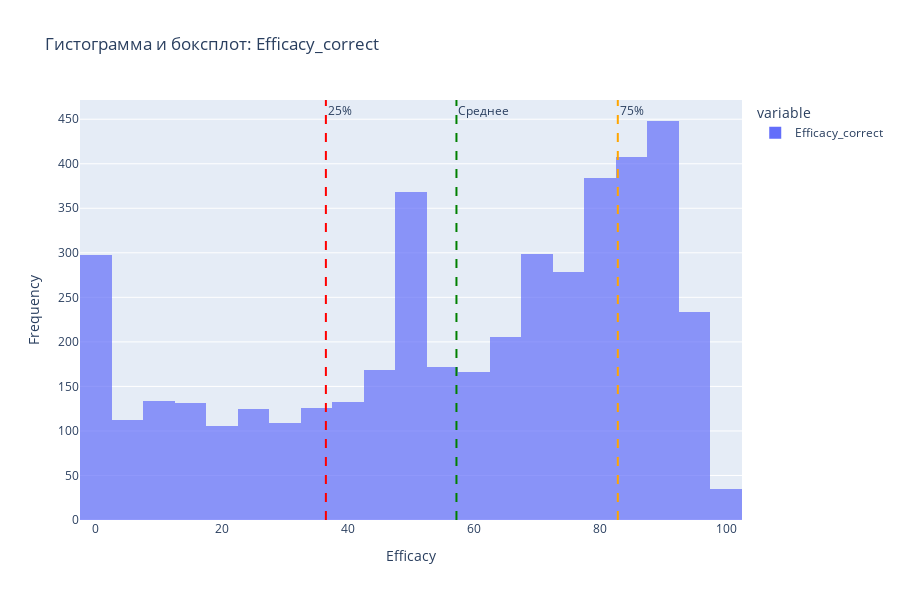

This figure's notebook cell:
### Code cell
import plotly.express as px
import plotly.graph_objects as go

def simple_interactive_plot(df, column_name='Efficacy_correct'):
    """
    Простой интерактивный график с гистограммойё
    """
    # Подготовка данных
    variable = df[column_name].fillna(df[column_name].mean())
    
    # Создаем фигуру с двумя subplots
    fig = px.histogram(
        variable, 
        nbins=30,
        title=f'Гистограмма: {column_name}',
        opacity=0.7
    )
    
    # Добавляем вертикальные линии
    des = variable.describe()
    for stat, value, color, name in [
        ('25%', des['25%'], 'red', '25%'),
        ('mean', des['mean'], 'green', 'Среднее'),
        ('75%', des['75%'], 'orange', '75%')
    ]:
        fig.add_vline(
            x=value, 
            line_dash="dash", 
            line_color=color,
            annotation_text=name
        )
    

    
    fig.update_layout(
        height=600,
        showlegend=True,
        xaxis_title='Efficacy',
        yaxis_title='Frequency'
    )
    
    fig.show()

# Использование
simple_interactive_plot(df_clean, 'Efficacy_correct')

### Figure 1 — Plotly figure (JSON) as saved in the notebook; plotly's stock layout.template omitted (floating-point values rounded to 4 significant figures; data arrays with more than 128 entries replaced by an {"elided": "..."} marker saying what was removed)
{"data": [{"bingroup": "x", "hovertemplate": "variable=Efficacy_correct<br>value=%{x}<br>count=%{y}<extra></extra>", "legendgroup": "Efficacy_correct", "marker": {"color": "#636efa", "opacity": 0.7, "pattern": {"shape": ""}}, "name": "Efficacy_correct", "nbinsx": 30, "orientation": "v", "showlegend": true, "type": "histogram", "x": {"elided": "4441 float values"}, "xaxis": "x", "yaxis": "y"}], "layout": {"annotations": [{"showarrow": false, "text": "25%", "x": 36.5, "xanchor": "left", "xref": "x", "y": 1, "yanchor": "top", "yref": "y domain"}, {"showarrow": false, "text": "Среднее", "x": 57.21, "xanchor": "left", "xref": "x", "y": 1, "yanchor": "top", "yref": "y domain"}, {"showarrow": false, "text": "75%", "x": 82.8, "xanchor": "left", "xref": "x", "y": 1, "yanchor": "top", "yref": "y domain"}], "barmode": "relative", "height": 600, "legend": {"title": {"text": "variable"}, "tracegroupgap": 0}, "shapes": [{"line": {"color": "red", "dash": "dash"}, "type": "line", "x0": 36.5, "x1": 36.5, "xref": "x", "y0": 0, "y1": 1, "yref": "y domain"}, {"line": {"color": "green", "dash": "dash"}, "type": "line", "x0": 57.21, "x1": 57.21, "xref": "x", "y0": 0, "y1": 1, "yref": "y domain"}, {"line": {"color": "orange", "dash": "dash"}, "type": "line", "x0": 82.8, "x1": 82.8, "xref": "x", "y0": 0, "y1": 1, "yref": "y domain"}], "showlegend": true, "title": {"text": "Гистограмма и боксплот: Efficacy_correct"}, "xaxis": {"anchor": "y", "domain": [0, 1], "title": {"text": "Efficacy"}}, "yaxis": {"anchor": "x", "domain": [0, 1], "title": {"text": "Frequency"}}}}
